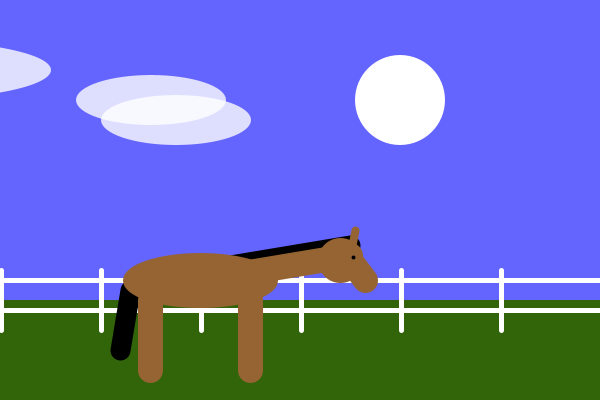
Frame 1 (no input)
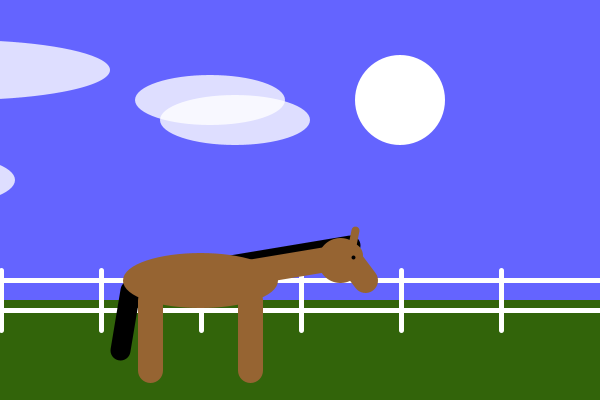
Frame 60 (the mouse pressed at the canvas centre just before this capture)
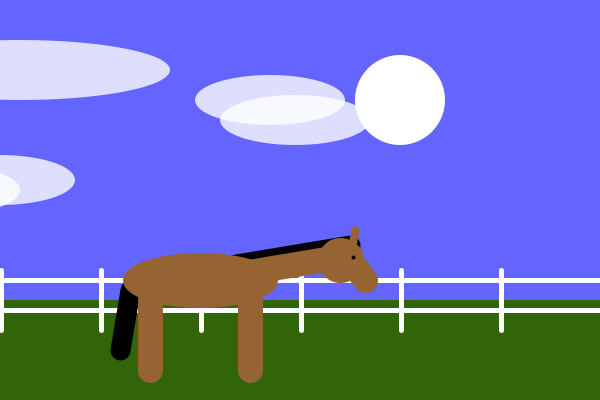
Frame 120 (the mouse held since frame 60 and released just before this capture)

The Processing sketch that drew these frames (run headless with seeded random() and noise(); from frame 60 on, the mouse is pressed at the canvas centre):

// Processing sketch: processing_104641
// ── processing_104641.pde

int x;


void setup() {
  smooth();
  size(600, 400);
  ;
  frameRate (10);
}

void draw () {

  if (mouseY>200) // grama
  {
    background(100, 200, 10);
  }
  else {
    background(50, 100, 10);
  }

  noStroke ();

  if (mouseY>200) //céu
  { 
    fill (158, 195, 246);
  }
  else {
    fill (100, 100, 255);
  }
  rect (0, 0, 600, 300);

  if ( mouseY>200)
  {
    fill(255, 249, 45);
  }
  else {
    fill(255);
  }
  ellipse(400, 100, 90, 90);

  x++;
  fill (255, 200);
  ellipse (x-500, 30, 200, 45);
  ellipse (x+175, 120, 150, 50); 
  ellipse (x+150, 100, 150, 50);
  ellipse (x-100, 70, 300, 60);
  ellipse (x-175, 190, 150, 50); 
  ellipse (x-120, 180, 150, 50);
  ellipse (x-400, 170, 200, 45); //nuvens



  stroke( 255);
  strokeWeight(5);
  for (int a=1; a<600; a=a+100) {
    line(a, 270, a, 330);
  }
  line(0, 280, 600, 280);
  line(0, 310, 600, 310);

  strokeWeight(20);
  stroke(0);
  fill(0);
  line(130, 290, 120, 350);//rabo
  line(350, 245, 200, 270);//crina

  strokeWeight(5);
  stroke(150, 100, 50);
  fill(150, 100, 50);
  ellipse(200, 280, 150, 50);//corpo
  strokeWeight(25);
  line(350, 255, 200, 280);//pescoço
  strokeWeight(25);
  ellipse(340, 260, 20, 20);//cabeça
  line(350, 260, 365, 280);//focinho
  line(150, 300, 150, 370);//patas
  line(250, 300, 250, 370);
  strokeWeight(8);
  line(355, 230, 350, 255);
  stroke(0);
  strokeWeight(4);
  point(353, 257);
}
